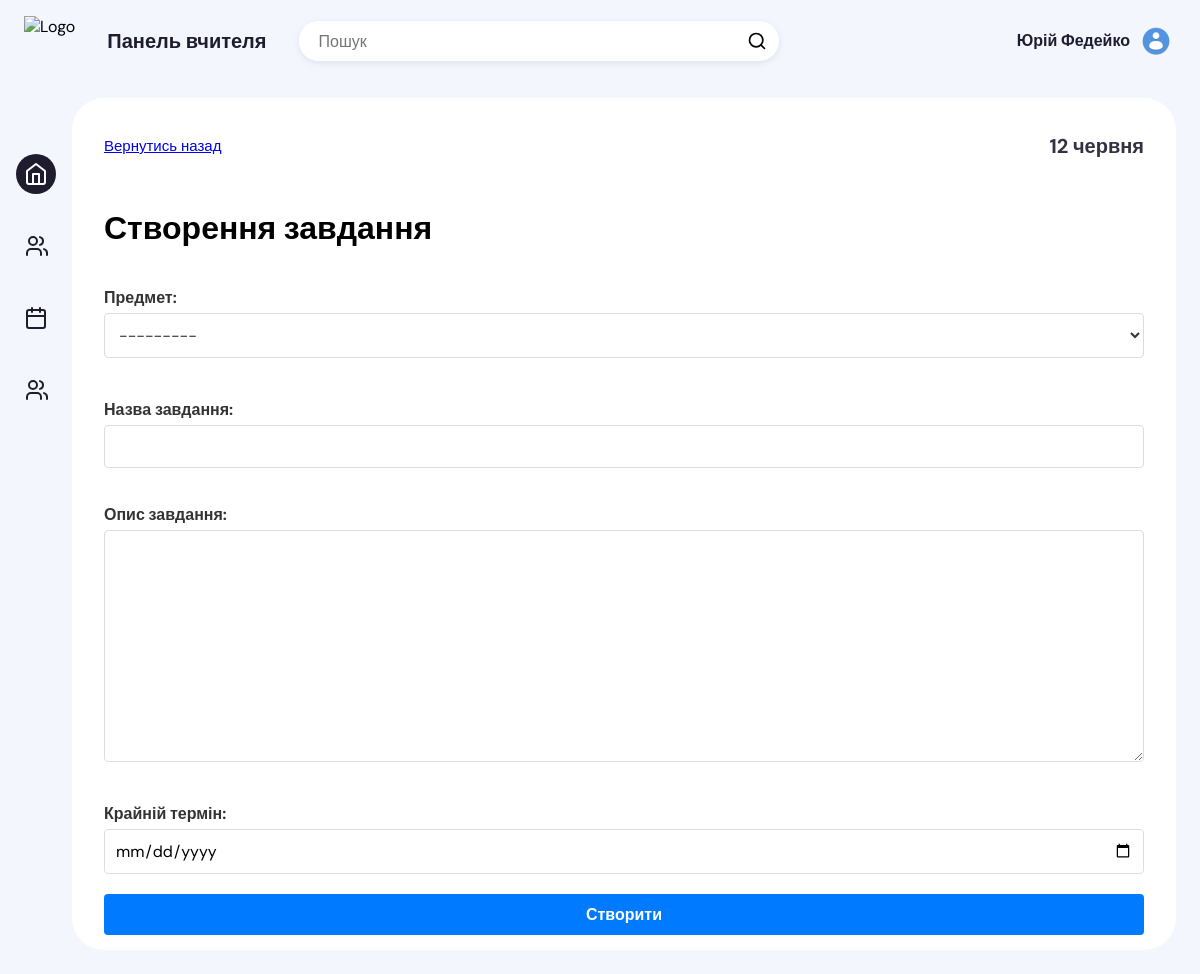
The app's page /teacher/create_assignment/1/ (signed in) with its own data.
### UserAuth/models.py (models this page shows, shortened)
class CustomUser(AbstractUser):
    email = models.EmailField(unique=True, max_length=255)
    USERNAME_FIELD = 'email'
    REQUIRED_FIELDS = []
    objects = CustomUserManager()

class Teacher(models.Model):
    user = models.OneToOneField(settings.AUTH_USER_MODEL, on_delete=models.CASCADE)
    first_name = models.CharField(max_length=30, default='')
    last_name = models.CharField(max_length=30, default='')
    email = models.EmailField(default='')
    phone_number = models.CharField(max_length=15, blank=True, null=True)
    subjects = models.ManyToManyField(Subject, related_name='teachers')
    groups = models.ManyToManyField(Group, related_name='teachers', default='')
    avatar = models.ImageField(upload_to='avatars/', null=True, blank=True)

class Subject(models.Model):
    name = models.CharField(max_length=200)
    description = models.TextField()
    group = models.ForeignKey(Group, on_delete=models.CASCADE, related_name='subjects')
    color = models.CharField(max_length=7, default='#FFFFFF')
    def __str__(self):
        return self.name

### UserAuth/decorators.py (the view)
    @login_required
    def _wrapped_view(request, *args, **kwargs):
        if hasattr(request.user, 'teacher'):
            return view_func(request, *args, **kwargs)
        else:
            return redirect('student:index')

### Teachers/forms.py
class AssignmentForm(forms.ModelForm):
    class Meta:
        model = Assignment
        fields = ['subject', 'name', 'description', 'deadline']
        labels = {
            'subject': 'Предмет',
            'name': 'Назва завдання',
            'description': 'Опис завдання',
            'deadline': 'Крайній термін',
        }
        widgets = {
            'description': forms.Textarea(attrs={'rows': 10}),
            'deadline': forms.DateInput(attrs={'type': 'date'}),
        }

### Teachers/templatetags/custom_filters.py (called while the page is built)
@register.filter
def ukr_month(value):
    months = {
        1: 'січня',
        2: 'лютого',
        3: 'березня',
        4: 'квітня',
        5: 'травня',
        6: 'червня',
        7: 'липня',
        8: 'серпня',
        9: 'вересня',
        10: 'жовтня',
        11: 'листопада',
        12: 'грудня'
    }
    return months.get(value.month)

### Teachers/views.py (called while the page is built)
@teacher_required
def create_assignment(request, group_id):
    if request.method == 'POST':
        form = AssignmentForm(request.POST)
        if form.is_valid():
            assignment = form.save(commit=False)
            assignment.subject_id = Subject.objects.filter(group_id=group_id).first().id
            assignment.teacher_id = request.user.teacher.id
            assignment.save()
            return redirect('teachers:group_detail', group_id=group_id)
    else:
        form = AssignmentForm()
    context = {
            'current_date': current_date,
            'form': form,
        }
    return render(request, 'teacher/create_assignment.html', context)

### Teachers/templates/teacher/create_assignment.html (shortened to what this page needs)
{% extends "teacher/template.html" %}
{% load static %}
{% load custom_filters %}
    {% block content %}
    <div class="projects-section-header">
        <a class="header-text" href="javascript:history.back()">Вернутись назад</a>
        <p class="time">{{ current_date|date:"j" }} {{ current_date|ukr_month }}</p>
    </div>
        <div class="container">
            <h1>Створення завдання</h1>
                <form method="post">
                {{ form.as_p }}
                <button type="submit">Створити</button>
            </form>
        </div>
    {% endblock %}

### Teachers/templates/teacher/template.html (shortened to what this page needs)
{% load static %}
<!DOCTYPE html>
<html lang="uk">
<head>
    <link rel="stylesheet" href="{% static 'teachers/styles.css' %}">
</head>
<body>
    <div class="app-container">
        <div class="app-header">
            <div class="app-header-left">
                <img src="https://kep.nung.edu.ua/static/img/fullLogo.svg" class="logo" alt="Logo">
                <p class="app-name">Панель вчителя</p>
                <div class="search-wrapper">
                    <input class="search-input" type="text" placeholder="Пошук">
                    <svg xmlns="http://www.w3.org/2000/svg" width="20" height="20" fill="none" stroke="currentColor" stroke-linecap="round" stroke-linejoin="round" stroke-width="2" class="feather feather-search" viewBox="0 0 24 24">
                        <circle cx="11" cy="11" r="8"></circle>
                        <path d="M21 21l-4.35-4.35"></path>
                    </svg>
                </div>
            </div>
            <div class="app-header-right">
                <div class="profile-btn">
                    <div>{{ request.user.teacher.first_name }} {{ request.user.teacher.last_name }}</div>
                    {% if request.user.teacher.avatar %}
                      <img src="{{ request.user.teacher.avatar.url }}" class="avatar" />
                      {% else %}
                          <img src="https://png.pngtree.com/png-vector/20220817/ourmid/pngtree-man-avatar-with-circle-frame-vector-ilustration-png-image_6110328.png" class="avatar" />
                      {% endif %}
                </div>
            </div>
        </div>
        <div class="app-content">
            <div class="app-sidebar">
                <a href="" class="app-sidebar-link active" id="home">
                </a>
                <a href="" class="app-sidebar-link" id="subject">
                </a>
                <a href="" class="app-sidebar-link" id="calendar">
                </a>
                <a href="" class="app-sidebar-link" id="contacts">
                </a>
            </div>
            <div class="projects-section">
                {% block content %}{% endblock %}
            </div>
        </div>
    </div>
</body>
</html>

### Teachers/static/teachers/styles.css (style rules this page uses)
* { box-sizing: border-box; }
:root { --app-container: #f3f6fd; --main-color: #1f1c2e; --secondary-color: #4a4a4a; --link-color: #1f1c2e; --link-color-hover: #c3cff4; --link-color-active: #fff; --link-color-active-bg: #1f1c2e; --projects-section: #fff; --message-box-hover: #fafcff; --message-box-border: #e9ebf0; --more-list-bg: #fff; --more-list-bg-hover: #f6fbff; --more-list-shadow: rgba(209, 209, 209, 0.4); --button-bg: #1f1c24; --search-area-bg: #fff; --star: #1ff1c2 e; --message-btn: #fff; }
html, body { width: 100%; height: 100vh; margin: 0; }
body { font-family: 'DM Sans', sans-serif; overflow: hidden; display: flex; justify-content: center; background-color: var(--app-container); }
button, a { cursor: pointer; }
.app-container { width: 100%; display: flex; flex-direction: column; height: 100%; background-color: var(--app-container); transition: 0.2s; max-width: 1800px; }
.app-container button, .app-container input, .app-container optgroup, .app-container select, .app-container textarea { font-family: 'DM Sans', sans-serif; }
.app-content { display: flex; height: 100%; overflow: hidden; padding: 16px 24px 24px 0; }
.profile-btn { gap: 10px; padding: 0; border: 0; background-color: transparent; position: relative; display: flex; align-items: center; padding-left: 12px; border-left: 2px solid #ddd; }
.profile-btn img { width: 40px; height: 40px; object-fit: cover; border-radius: 50%; margin-right: 4px; }
.profile-btn div { color: var(--main-color); font-size: 16px; line-height: 24px; font-weight: 700; }
.app-header { display: flex; justify-content: space-between; align-items: center; width: 100%; padding: 16px 24px; position: relative; }
.app-header-left, .app-header-right { display: flex; align-items: center; }
.app-header-left { flex-grow: 1; }
.app-name { color: var(--main-color); margin: 0; font-size: 20px; line-height: 24px; font-weight: 700; margin: 0 32px; }
.search-wrapper { border-radius: 20px; background-color: var(--search-area-bg); padding-right: 12px; height: 40px; display: flex; justify-content: space-between; align-items: center; width: 100%; max-width: 480px; color: var(--light-font); box-shadow: 0 2px 6px 0 rgba(136, 148, 171, .2), 0 24px 20px -24px rgba(71, 82, 107, .1); overflow: hidden; }
.logo { height: 50px; }
.search-input { border: none; flex: 1; outline: none; height: 100%; padding: 0 20px; font-size: 16px; background-color: var(--search-area-bg); color: var(--main-color); }
.search-input:placeholder { color: var(--main-color); opacity: 0.6; }
.profile-btn { padding: 0; border: 0; background-color: transparent; display: flex; align-items: center; padding-left: 12px; }
.profile-btn img { width: 32px; height: 32px; object-fit: cover; border-radius: 50%; margin-right: 4px; }
.app-sidebar { padding: 40px 16px; display: flex; flex-direction: column; align-items: center; }
.app-sidebar-link { color: var(--main-color); color: var(--link-color); margin: 16px 0; transition: 0.2s; border-radius: 50%; flex-shrink: 0; width: 40px; height: 40px; display: flex; justify-content: center; align-items: center; }
.app-sidebar-link.active { background-color: var(--link-color-active-bg); color: var(--link-color-active); }
.projects-section { overflow-y: auto; flex: 2; background-color: var(--projects-section); border-radius: 32px; padding: 32px 32px 0 32px; overflow: hidden; height: 100%; display: flex; flex-direction: column; }
.projects-section-header { display: flex; justify-content: space-between; align-items: center; margin-bottom: 24px; color: var(--main-color); }
.projects-section-header p { font-size: 24px; line-height: 32px; font-weight: 700; opacity: 0.9; margin: 0; color: var(--main-color); }
.projects-section-header .time { font-size: 20px; }
.projects-section-header .header-text { font-size: 15px; }

### records on screen
CustomUser: user.teacher.first_name "Юрій", user.teacher.last_name "Федейко", user.teacher.avatar (placeholder picture)

### other values on screen
{{ current_date|date:"j" }} "12"
{{ current_date|ukr_month }} "червня"
